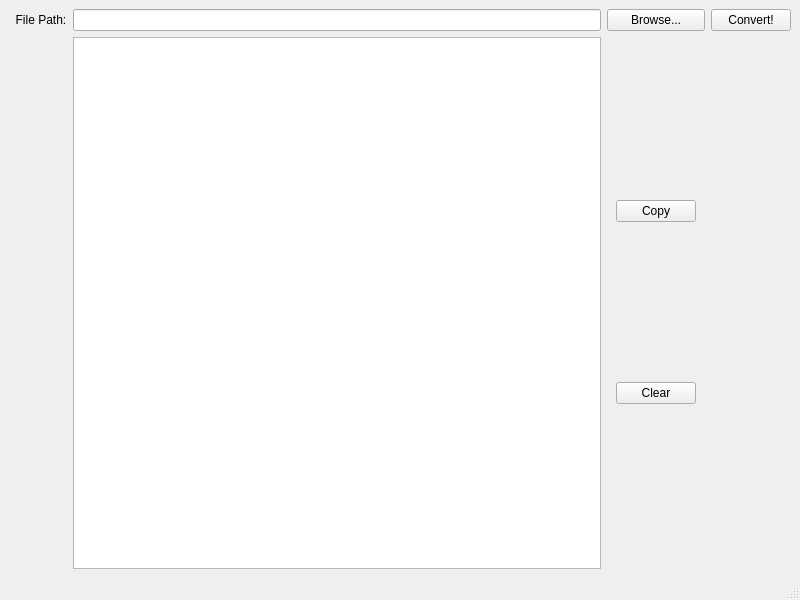
<?xml version="1.0" encoding="UTF-8"?>
<ui version="4.0">
 <class>b64img</class>
 <widget class="QMainWindow" name="b64img">
  <property name="geometry">
   <rect>
    <x>0</x>
    <y>0</y>
    <width>800</width>
    <height>600</height>
   </rect>
  </property>
  <property name="windowTitle">
   <string>Base64 Convertor</string>
  </property>
  <widget class="QWidget" name="centralwidget">
   <layout class="QGridLayout" name="gridLayout">
    <item row="1" column="2">
     <widget class="QWidget" name="widget" native="true">
      <layout class="QGridLayout" name="gridLayout_2">
       <item row="1" column="0">
        <widget class="QPushButton" name="pushButton_4">
         <property name="text">
          <string>Clear</string>
         </property>
        </widget>
       </item>
       <item row="0" column="0">
        <widget class="QPushButton" name="pushButton_3">
         <property name="text">
          <string>Copy</string>
         </property>
        </widget>
       </item>
      </layout>
     </widget>
    </item>
    <item row="0" column="0">
     <widget class="QLabel" name="label">
      <property name="text">
       <string>  File Path:</string>
      </property>
     </widget>
    </item>
    <item row="0" column="3">
     <widget class="QPushButton" name="pushButton">
      <property name="text">
       <string>Convert!</string>
      </property>
     </widget>
    </item>
    <item row="0" column="1">
     <widget class="QLineEdit" name="lineEdit"/>
    </item>
    <item row="0" column="2">
     <widget class="QPushButton" name="pushButton_2">
      <property name="text">
       <string>Browse...</string>
      </property>
     </widget>
    </item>
    <item row="1" column="1">
     <widget class="QPlainTextEdit" name="plainTextEdit"/>
    </item>
   </layout>
  </widget>
  <widget class="QMenuBar" name="menubar">
   <property name="geometry">
    <rect>
     <x>0</x>
     <y>0</y>
     <width>800</width>
     <height>22</height>
    </rect>
   </property>
  </widget>
  <widget class="QStatusBar" name="statusbar"/>
 </widget>
 <resources/>
 <connections/>
</ui>
